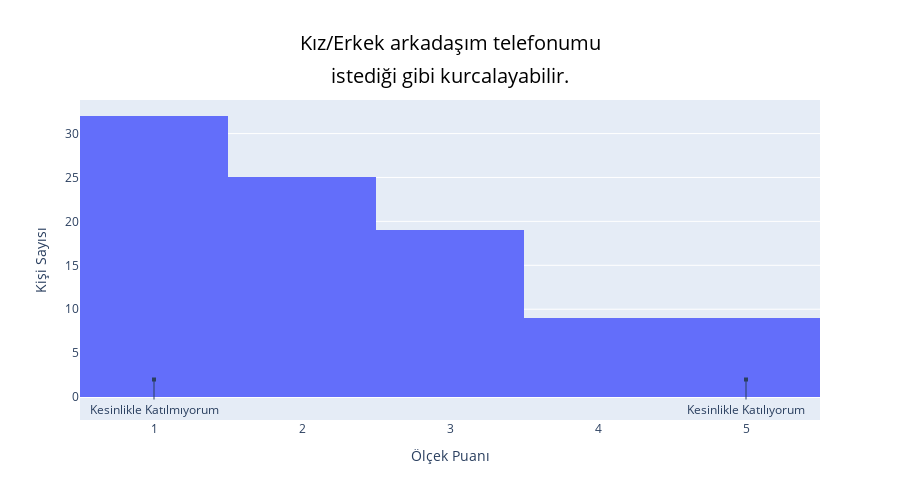

Notebook cell for this chart:
### Code cell
# Histogram grafiği
fig = go.Figure()

fig.add_trace(go.Histogram(
    x=df['likert_2'],
    nbinsx=5
))

# Caption başlığı
caption_text = "istediği gibi kurcalayabilir."

fig.update_layout(
    title_x=0.5,
    title_font_size=20,
    title_font_color="Black",
    title_text="Kız/Erkek arkadaşım telefonumu",
    xaxis_title_text="Ölçek Puanı",
    yaxis_title_text="Kişi Sayısı",
    width=900,
    height=500,
    annotations=[
        dict(
            x=1,
            y=2,
            xref="x",
            yref="y",
            text="Kesinlikle Katılmıyorum",
            showarrow=True,
            arrowhead=7,
            ax=0,
            ay=30
        ),
        dict(
            x=5,
            y=2,
            xref="x",
            yref="y",
            text="Kesinlikle Katılıyorum",
            showarrow=True,
            arrowhead=7,
            ax=0,
            ay=30
        ),
        dict(
            x=0.5,
            y=1.125,
            xref='paper',
            yref='paper',
            text=caption_text,
            showarrow=False,
            font=dict(
                size=20,
                color='Black'
            )
        )
    ]
)

fig.show()

### Figure 1 — Plotly figure (JSON) as saved in the notebook; plotly's stock layout.template omitted (floating-point values rounded to 4 significant figures)
{"data": [{"nbinsx": 5, "type": "histogram", "x": [5, 1, 2, 5, 3, 2, 3, 2, 1, 2, 4, 2, 3, 1, 1, 4, 1, 3, 1, 1, 1, 3, 3, 3, 3, 3, 3, 4, 2, 5, 1, 2, 2, 2, 1, 2, 2, 3, 1, 5, 1, 1, 3, 3, 1, 3, 3, 1, 2, 5, 5, 1, 4, 1, 3, 2, 1, 1, 1, 4, 2, 1, 4, 2, 2, 2, 2, 1, 1, 1, 5, 2, 2, 1, 1, 2, 4, 2, 1, 3, 1, 1, 1, 4, 3, 3, 2, 4, 5, 2, 1, 2, 1, 5]}], "layout": {"annotations": [{"arrowhead": 7, "ax": 0, "ay": 30, "showarrow": true, "text": "Kesinlikle Katılmıyorum", "x": 1, "xref": "x", "y": 2, "yref": "y"}, {"arrowhead": 7, "ax": 0, "ay": 30, "showarrow": true, "text": "Kesinlikle Katılıyorum", "x": 5, "xref": "x", "y": 2, "yref": "y"}, {"font": {"color": "Black", "size": 20}, "showarrow": false, "text": "istediği gibi kurcalayabilir.", "x": 0.5, "xref": "paper", "y": 1.125, "yref": "paper"}], "height": 500, "title": {"font": {"color": "Black", "size": 20}, "text": "Kız/Erkek arkadaşım telefonumu", "x": 0.5}, "width": 900, "xaxis": {"title": {"text": "Ölçek Puanı"}}, "yaxis": {"title": {"text": "Kişi Sayısı"}}}}
